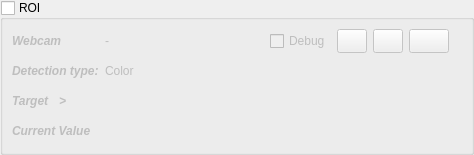
<?xml version="1.0" encoding="UTF-8"?>
<ui version="4.0">
 <class>cwROIResult</class>
 <widget class="QWidget" name="cwROIResult">
  <property name="geometry">
   <rect>
    <x>0</x>
    <y>0</y>
    <width>474</width>
    <height>155</height>
   </rect>
  </property>
  <property name="windowTitle">
   <string>Form</string>
  </property>
  <layout class="QGridLayout" name="gridLayout_3">
   <property name="leftMargin">
    <number>0</number>
   </property>
   <property name="topMargin">
    <number>0</number>
   </property>
   <property name="rightMargin">
    <number>0</number>
   </property>
   <property name="bottomMargin">
    <number>0</number>
   </property>
   <item row="0" column="0">
    <widget class="QGroupBox" name="gb_ROI">
     <property name="enabled">
      <bool>true</bool>
     </property>
     <property name="title">
      <string>ROI</string>
     </property>
     <property name="checkable">
      <bool>true</bool>
     </property>
     <property name="checked">
      <bool>false</bool>
     </property>
     <layout class="QGridLayout" name="gridLayout_4">
      <item row="0" column="0">
       <layout class="QGridLayout" name="gridLayout">
        <item row="3" column="0">
         <widget class="QLabel" name="labelCurrent">
          <property name="font">
           <font>
            <weight>75</weight>
            <italic>true</italic>
            <bold>true</bold>
           </font>
          </property>
          <property name="text">
           <string>Current Value</string>
          </property>
         </widget>
        </item>
        <item row="2" column="0">
         <layout class="QHBoxLayout" name="horizontalLayout_2">
          <item>
           <widget class="QLabel" name="labelTarget">
            <property name="font">
             <font>
              <weight>75</weight>
              <italic>true</italic>
              <bold>true</bold>
             </font>
            </property>
            <property name="text">
             <string>Target</string>
            </property>
           </widget>
          </item>
          <item>
           <widget class="QLabel" name="valueOperator">
            <property name="minimumSize">
             <size>
              <width>0</width>
              <height>16</height>
             </size>
            </property>
            <property name="font">
             <font>
              <weight>75</weight>
              <italic>true</italic>
              <bold>true</bold>
             </font>
            </property>
            <property name="text">
             <string>&gt;</string>
            </property>
           </widget>
          </item>
         </layout>
        </item>
        <item row="2" column="1">
         <widget class="QLabel" name="valueTarget">
          <property name="minimumSize">
           <size>
            <width>0</width>
            <height>16</height>
           </size>
          </property>
          <property name="text">
           <string/>
          </property>
          <property name="scaledContents">
           <bool>true</bool>
          </property>
         </widget>
        </item>
        <item row="1" column="0">
         <widget class="QLabel" name="labelDetectionType">
          <property name="font">
           <font>
            <weight>75</weight>
            <italic>true</italic>
            <bold>true</bold>
           </font>
          </property>
          <property name="text">
           <string>Detection type:</string>
          </property>
         </widget>
        </item>
        <item row="0" column="1">
         <layout class="QGridLayout" name="gridLayout_2">
          <item row="0" column="3" alignment="Qt::AlignHCenter">
           <widget class="QPushButton" name="pb_editROI">
            <property name="enabled">
             <bool>false</bool>
            </property>
            <property name="minimumSize">
             <size>
              <width>0</width>
              <height>24</height>
             </size>
            </property>
            <property name="maximumSize">
             <size>
              <width>30</width>
              <height>16777215</height>
             </size>
            </property>
            <property name="toolTip">
             <string>Open the ROI configuration</string>
            </property>
            <property name="text">
             <string/>
            </property>
            <property name="icon">
             <iconset resource="resources.qrc">
              <normaloff>:/resources/resources/icons/Icon_tools.png</normaloff>:/resources/resources/icons/Icon_tools.png</iconset>
            </property>
            <property name="iconSize">
             <size>
              <width>20</width>
              <height>20</height>
             </size>
            </property>
           </widget>
          </item>
          <item row="0" column="4">
           <widget class="QPushButton" name="pbTest">
            <property name="minimumSize">
             <size>
              <width>0</width>
              <height>24</height>
             </size>
            </property>
            <property name="maximumSize">
             <size>
              <width>30</width>
              <height>16777215</height>
             </size>
            </property>
            <property name="toolTip">
             <string>Enable to test the ROI configuration on current webcam image</string>
            </property>
            <property name="text">
             <string/>
            </property>
            <property name="icon">
             <iconset resource="resources.qrc">
              <normaloff>:/resources/resources/icons/refresh-24.png</normaloff>:/resources/resources/icons/refresh-24.png</iconset>
            </property>
            <property name="iconSize">
             <size>
              <width>20</width>
              <height>20</height>
             </size>
            </property>
            <property name="flat">
             <bool>false</bool>
            </property>
           </widget>
          </item>
          <item row="0" column="6">
           <widget class="QLabel" name="lbAlarm">
            <property name="enabled">
             <bool>false</bool>
            </property>
            <property name="maximumSize">
             <size>
              <width>30</width>
              <height>30</height>
             </size>
            </property>
            <property name="toolTip">
             <string>Alarm state of the ROI</string>
            </property>
            <property name="text">
             <string/>
            </property>
            <property name="pixmap">
             <pixmap resource="resources.qrc">:/resources/resources/icons/ledNO.png</pixmap>
            </property>
            <property name="scaledContents">
             <bool>true</bool>
            </property>
           </widget>
          </item>
          <item row="0" column="5">
           <widget class="QPushButton" name="pbScreenshot">
            <property name="minimumSize">
             <size>
              <width>0</width>
              <height>24</height>
             </size>
            </property>
            <property name="maximumSize">
             <size>
              <width>16777215</width>
              <height>30</height>
             </size>
            </property>
            <property name="toolTip">
             <string>Enable to save a picture of the webcam current image</string>
            </property>
            <property name="text">
             <string/>
            </property>
            <property name="icon">
             <iconset resource="resources.qrc">
              <normaloff>:/resources/resources/icons/photo.png</normaloff>:/resources/resources/icons/photo.png</iconset>
            </property>
            <property name="iconSize">
             <size>
              <width>20</width>
              <height>20</height>
             </size>
            </property>
           </widget>
          </item>
          <item row="0" column="1">
           <spacer name="horizontalSpacer">
            <property name="orientation">
             <enum>Qt::Horizontal</enum>
            </property>
            <property name="sizeHint" stdset="0">
             <size>
              <width>40</width>
              <height>20</height>
             </size>
            </property>
           </spacer>
          </item>
          <item row="0" column="2">
           <widget class="QCheckBox" name="cbDebug">
            <property name="text">
             <string>Debug</string>
            </property>
           </widget>
          </item>
          <item row="0" column="0">
           <widget class="QLabel" name="webcamNumber">
            <property name="text">
             <string>-</string>
            </property>
           </widget>
          </item>
         </layout>
        </item>
        <item row="3" column="1">
         <widget class="QLabel" name="valueCurrent">
          <property name="minimumSize">
           <size>
            <width>0</width>
            <height>16</height>
           </size>
          </property>
          <property name="text">
           <string/>
          </property>
          <property name="scaledContents">
           <bool>true</bool>
          </property>
         </widget>
        </item>
        <item row="1" column="1">
         <widget class="QLabel" name="valueDetectionType">
          <property name="minimumSize">
           <size>
            <width>0</width>
            <height>16</height>
           </size>
          </property>
          <property name="text">
           <string>Color</string>
          </property>
         </widget>
        </item>
        <item row="0" column="0">
         <widget class="QLabel" name="label">
          <property name="font">
           <font>
            <weight>75</weight>
            <italic>true</italic>
            <bold>true</bold>
           </font>
          </property>
          <property name="text">
           <string>Webcam</string>
          </property>
         </widget>
        </item>
       </layout>
      </item>
     </layout>
    </widget>
   </item>
  </layout>
 </widget>
 <resources>
  <include location="resources.qrc"/>
 </resources>
 <connections/>
</ui>
